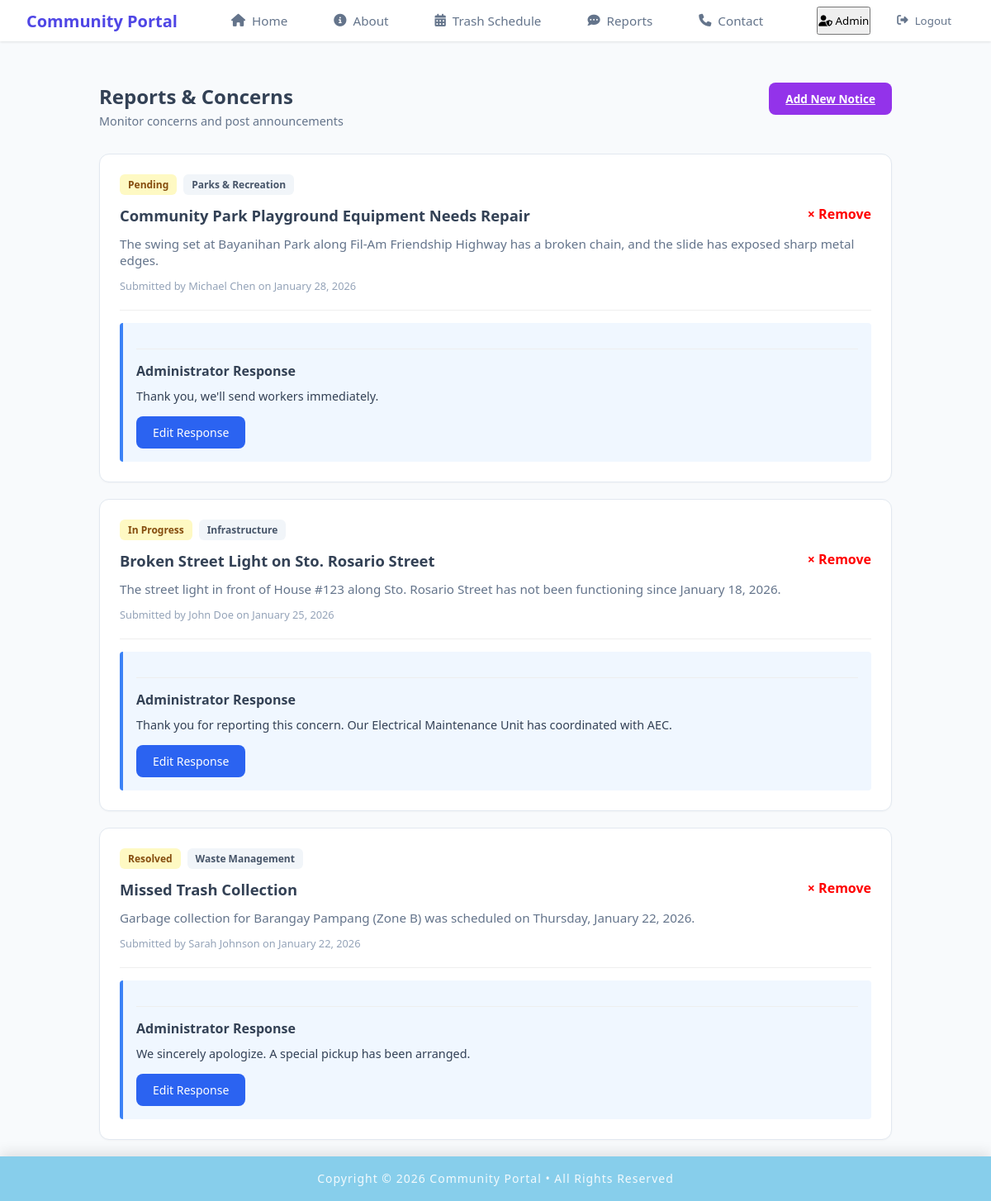
/admin/admin_reports.php (signed in), run on the app's committed database.
### tables this page shows
CREATE TABLE `reports` (
  `report_id` int NOT NULL AUTO_INCREMENT,
  `report_name` varchar(100) NOT NULL,
  `report_title` varchar(200) NOT NULL,
  `report_tag` varchar(50) NOT NULL,
  `report_content` text NOT NULL,
  `report_submitted` timestamp NOT NULL DEFAULT CURRENT_TIMESTAMP,
  `status` varchar(20) DEFAULT 'Pending',
  `admin_note` text,
  `admin_resolved` timestamp NULL DEFAULT NULL,
  PRIMARY KEY (`report_id`)
);

### admin/admin_reports.php (the view, shortened to what this page needs)
<?php
include "../includes/db_conn.php";
include "../includes/admin_header.php";
?>
<!DOCTYPE html>
<html lang="en">
    <head>
        <link rel="stylesheet" href="../css/member_reports.css">
        <link rel="stylesheet" href="https://cdnjs.cloudflare.com/ajax/libs/font-awesome/6.5.0/css/all.min.css">
    </head>
    <body>
        <div class="content-wrapper">
            <div class="container">
                <div class="page-header">
                    <div class="header-content">
                        <h1>Reports & Concerns</h1>
                        <p class="subtitle">Monitor concerns and post announcements</p>
                    </div>
                    <?php if (!isset($_GET['show_form'])): ?>
                        <a href="?show_form=true" class="btn-submit">Add New Notice</a>
                    <?php endif; ?>
                </div>
                <main class="report-list">
                    <?php
                        $stmt = $pdo->query("SELECT * FROM reports ORDER BY report_submitted DESC");
                        while($report = $stmt->fetch()) {
                            $isAnnouncement = ($report['report_tag'] == 'Announcement');
                    ?>
                    <article class="report-card">
                        <div class="badge-container">
                            <?php if(!$isAnnouncement): ?>
                                <span class="badge status-pending"><?php echo htmlspecialchars($report['status'] ?? ''); ?></span>
                            <?php endif; ?>
                            <span class="badge tag"><?php echo htmlspecialchars($report['report_tag'] ?? ''); ?></span>
                        </div>
                        <a href="?delete_id=<?php echo $report['report_id']; ?>" onclick="return confirm('Remove this item?')" class="remove-option">&times; Remove</a>
                        <h2><?php echo htmlspecialchars($report['report_title'] ?? ''); ?></h2>
                        <p class="report-text"><?php echo htmlspecialchars($report['report_content'] ?? ''); ?></p>
                        <div class="author-meta">
                            Submitted by <?php echo htmlspecialchars($report['report_name'] ?? ''); ?> on <?php echo date("F j, Y", strtotime($report['report_submitted'])); ?>
                        </div>
                        <div class="response-container">
                            <?php
                            if( (empty($report['admin_note']) && isset($_GET['reply_to']) && $_GET['reply_to'] == $report['report_id']) ||
                                (!empty($report['admin_note']) && isset($_GET['edit_id']) && $_GET['edit_id'] == $report['report_id']) ):
                            ?>
                                <form method="POST">
                                    <input type="hidden" name="report_id" value="<?php echo $report['report_id']; ?>">
                                    <?php if(!$isAnnouncement): ?>
                                        <label>Set Status: </label>
                                        <select name="txt_status" class="status-select">
                                            <option value="Pending" <?php if($report['status'] == 'Pending') echo 'selected'; ?>>Pending</option>
                                            <option value="In Progress" <?php if($report['status'] == 'In Progress') echo 'selected'; ?>>In Progress</option>
                                            <option value="Resolved" <?php if($report['status'] == 'Resolved') echo 'selected'; ?>>Resolved</option>
                                        </select>
                                    <?php endif; ?>
                                    <textarea name="txt_admin_response" class="response-textarea"
                                              placeholder="<?php echo $isAnnouncement ? 'Add more to announcement...' : 'Type your response here...'; ?>"
                                              rows="3" required><?php echo htmlspecialchars($report['admin_note'] ?? ''); ?></textarea>
                                    <div class="admin-actions">
                                        <button type="submit" name="btn_send_response" class="btn-send">
                                            <?php echo $isAnnouncement ? 'Update Announcement' : 'Send Response'; ?>
                                        </button>
                                        <a href="admin_reports.php" class="btn-cancel">Cancel</a>
                                    </div>
                                </form>
                            <?php elseif(empty($report['admin_note'])): ?>
                                <a href="?reply_to=<?php echo $report['report_id']; ?>" class="btn-respond-trigger">
                                    <?php echo $isAnnouncement ? 'Add more announcement' : 'Respond to Report'; ?>
                                </a>
                            <?php else: ?>
                                <section class="admin-reply">
                                    <hr>
                                    <h3><?php echo $isAnnouncement ? 'Additional Information' : 'Administrator Response'; ?></h3>
                                    <p><?php echo htmlspecialchars($report['admin_note'] ?? ''); ?></p>
                                    <div>
                                        <a href="?edit_id=<?php echo $report['report_id']; ?>" class="btn-respond-trigger">
                                            <?php echo $isAnnouncement ? 'Continue announcement' : 'Edit Response'; ?>
                                        </a>
                                    </div>
                                </section>
                            <?php endif; ?>
                        </div>
                    </article>
                    <?php } ?>
                </main>
            </div>
        </div>
    </body>
</html>
<?php include "../includes/footer.php"; ?>

### css/header.css (style rules this page uses)
* { margin: 0; padding: 0; box-sizing: border-box; font-family: 'Segoe UI', Tahoma, Geneva, Verdana, sans-serif; }
body { background-color: #f8fafc; color: #334155; }

### css/member_reports.css (style rules this page uses)
html, body { margin: 0; padding: 0; }
:root { --primary-purple: #9333ea; --bg-gray: #f8fafc; --card-white: #ffffff; --border-gray: #e2e8f0; --text-dark: #1e293b; --text-muted: #64748b; --link-blue: #3b82f6; --reply-bg: #f0f7ff; }
.content-wrapper { padding-top: 100px; background-color: var(--bg-gray); min-height: 100vh; }
.page-header { display: flex; justify-content: space-between; align-items: flex-start; margin-bottom: 30px; }
.container { max-width: 1000px; margin: 0 auto; padding: 0 20px; width: 100%; }
h1 { font-size: 1.5rem; margin: 0; font-weight: 700; }
.subtitle { color: var(--text-muted); font-size: 0.9rem; margin: 4px 0 0 0; }
.btn-submit { background-color: var(--primary-purple); color: white; border: none; padding: 10px 20px; border-radius: 8px; font-weight: 600; cursor: pointer; font-size: 0.85rem; transition: opacity 0.2s; }
.remove-option { float: right; color:red; text-decoration:none; font-weight:bold; }
.report-card { background: var(--card-white); border: 1px solid var(--border-gray); border-radius: 12px; padding: 24px; margin-bottom: 20px; box-shadow: 0 1px 2px rgba(0,0,0,0.03); }
.badge-container { display: flex; gap: 8px; margin-bottom: 12px; }
.badge { padding: 4px 10px; border-radius: 6px; font-size: 0.75rem; font-weight: 600; }
.status-pending { background: #fef9c3; color: #854d0e; }
.tag { background: #f1f5f9; color: #475569; }
.report-card h2 { font-size: 1.15rem; margin: 0 0 12px 0; }
.report-text { font-size: 0.95rem; color: var(--text-muted); margin-bottom: 12px; }
.author-meta { font-size: 0.8rem; color: #94a3b8; margin-bottom: 20px; }
.admin-reply { background-color: var(--reply-bg); border-left: 4px solid var(--link-blue); padding: 16px; border-radius: 4px; }
.admin-reply h3 { font-size:1rem; margin-bottom:10px; }
.admin-reply hr { border:0; border-top:1px solid #eee; margin:15px 0; }
.admin-reply p { font-size: 0.9rem; margin: 0 0 8px 0; color: #334155; }
.admin-reply div { margin-top:15px; }
.btn-respond-trigger { background-color: #2b63f1; color: white; padding: 10px 20px; border-radius: 8px; text-decoration: none; display: inline-block; font-size: 14px; }
.response-container { margin-top:20px; border-top: 1px solid #eee; padding-top: 15px; }

### data on the page
reports: status "Pending", report_tag "Parks & Recreation", report_title "Community Park Playground Equipment Needs Repair", report_content "The swing set at Bayanihan Park along Fil-Am Friendship Highway has a broken chain, and the slide has exposed sharp metal edges.", report_name "Michael Chen", report_submitted "January 28, 2026", shows "Administrator Response", admin_note "Thank you, we'll send workers immediately.", shows "Edit Response"
reports: status "In Progress", report_tag "Infrastructure", report_title "Broken Street Light on Sto. Rosario Street", report_content "The street light in front of House #123 along Sto. Rosario Street has not been functioning since January 18, 2026.", report_name "John Doe", report_submitted "January 25, 2026", shows "Administrator Response", admin_note "Thank you for reporting this concern. Our Electrical Maintenance Unit has coordinated with AEC.", shows "Edit Response"
reports: status "Resolved", report_tag "Waste Management", report_title "Missed Trash Collection", report_content "Garbage collection for Barangay Pampang (Zone B) was scheduled on Thursday, January 22, 2026.", report_name "Sarah Johnson", report_submitted "January 22, 2026", shows "Administrator Response", admin_note "We sincerely apologize. A special pickup has been arranged.", shows "Edit Response"
